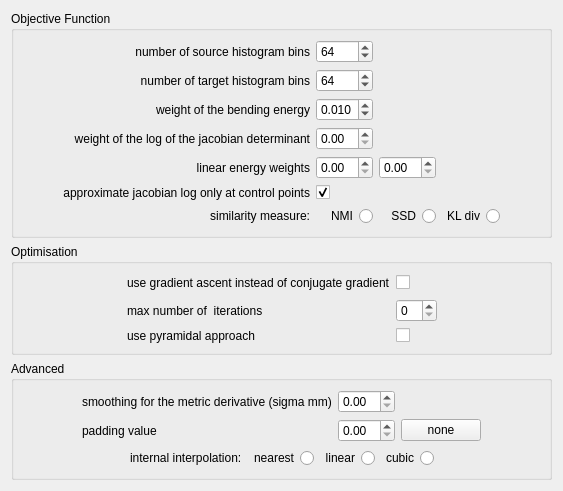
     <widget class="QWidget" name="tab">
      <attribute name="title">
       <string>Advanced Non-Rigid</string>
      </attribute>
      <layout class="QVBoxLayout" name="verticalLayout_20">
       <item>
        <widget class="QGroupBox" name="m_NonRigidObjectiveFunctionGroupBox">
         <property name="title">
          <string>Objective Function</string>
         </property>
         <layout class="QVBoxLayout" name="verticalLayout_9">
          <item>
           <layout class="QGridLayout" name="gridLayout_17">
            <property name="rightMargin">
             <number>0</number>
            </property>
            <property name="bottomMargin">
             <number>0</number>
            </property>
            <item row="0" column="1">
             <widget class="QLabel" name="m_NumberSourceHistogramBinsLabel">
              <property name="text">
               <string>number of source histogram bins</string>
              </property>
              <property name="alignment">
               <set>Qt::AlignRight|Qt::AlignTrailing|Qt::AlignVCenter</set>
              </property>
             </widget>
            </item>
            <item row="0" column="2">
             <widget class="QSpinBox" name="m_NumberSourceHistogramBinsSpinBox">
              <property name="minimum">
               <number>4</number>
              </property>
              <property name="maximum">
               <number>256</number>
              </property>
              <property name="value">
               <number>64</number>
              </property>
             </widget>
            </item>
            <item row="1" column="1">
             <widget class="QLabel" name="m_NumberTargetHistogramBinsLabel">
              <property name="text">
               <string>number of target histogram bins</string>
              </property>
              <property name="alignment">
               <set>Qt::AlignRight|Qt::AlignTrailing|Qt::AlignVCenter</set>
              </property>
             </widget>
            </item>
            <item row="1" column="2">
             <widget class="QSpinBox" name="m_NumberTargetHistogramBinsSpinBox">
              <property name="minimum">
               <number>4</number>
              </property>
              <property name="maximum">
               <number>256</number>
              </property>
              <property name="value">
               <number>64</number>
              </property>
             </widget>
            </item>
            <item row="2" column="1">
             <widget class="QLabel" name="m_WeightBendingEnergyLabel">
              <property name="text">
               <string>weight of the bending energy</string>
              </property>
              <property name="alignment">
               <set>Qt::AlignRight|Qt::AlignTrailing|Qt::AlignVCenter</set>
              </property>
             </widget>
            </item>
            <item row="2" column="2">
             <widget class="QDoubleSpinBox" name="m_WeightBendingEnergyDoubleSpinBox">
              <property name="decimals">
               <number>3</number>
              </property>
              <property name="maximum">
               <double>1.000000000000000</double>
              </property>
              <property name="singleStep">
               <double>0.010000000000000</double>
              </property>
              <property name="value">
               <double>0.010000000000000</double>
              </property>
             </widget>
            </item>
            <item row="3" column="1">
             <widget class="QLabel" name="m_WeightLogJacobianLabel">
              <property name="text">
               <string>weight of the log of the jacobian determinant</string>
              </property>
              <property name="alignment">
               <set>Qt::AlignRight|Qt::AlignTrailing|Qt::AlignVCenter</set>
              </property>
             </widget>
            </item>
            <item row="3" column="2">
             <widget class="QDoubleSpinBox" name="m_WeightLogJacobianDoubleSpinBox">
              <property name="maximum">
               <double>1.000000000000000</double>
              </property>
              <property name="singleStep">
               <double>0.100000000000000</double>
              </property>
             </widget>
            </item>
            <item row="4" column="1">
             <widget class="QLabel" name="m_LinearEnergyWeightsLabel">
              <property name="toolTip">
               <string extracomment="Linear Elasticity, 3 parameters weighted differently"/>
              </property>
              <property name="whatsThis">
               <string extracomment="Linear Elasticity, 3 parameters weighted differently"/>
              </property>
              <property name="text">
               <string>linear energy weights</string>
              </property>
              <property name="alignment">
               <set>Qt::AlignRight|Qt::AlignTrailing|Qt::AlignVCenter</set>
              </property>
             </widget>
            </item>
            <item row="4" column="2">
             <widget class="QDoubleSpinBox" name="m_LinearEnergyWeightsDoubleSpinBox_1">
              <property name="toolTip">
               <string extracomment="Squared member of the symmetric part of the Jacobian matrix: (dTx/dx)^2 + (dTy/dy)^2 + (dTz/dz)^2 + 1/2 * ( (dTx/dy+dTy/dx)^2 +  (dTx/dz+dTz/dx)^2 +  (dTy/dz+dTz/dy)^2 )"/>
              </property>
              <property name="whatsThis">
               <string extracomment="Squared member of the symmetric part of the Jacobian matrix: (dTx/dx)^2 + (dTy/dy)^2 + (dTz/dz)^2 + 1/2 * ( (dTx/dy+dTy/dx)^2 +  (dTx/dz+dTz/dx)^2 +  (dTy/dz+dTz/dy)^2 )"/>
              </property>
             </widget>
            </item>
            <item row="4" column="3">
             <widget class="QDoubleSpinBox" name="m_LinearEnergyWeightsDoubleSpinBox_2">
              <property name="toolTip">
               <string extracomment="Squared Eucliean distance of the displacement field D: (Dx)^2 + (Dy)^2 + (Dz)^2"/>
              </property>
              <property name="whatsThis">
               <string extracomment="Squared Eucliean distance of the displacement field D: (Dx)^2 + (Dy)^2 + (Dz)^2"/>
              </property>
             </widget>
            </item>
            <item row="5" column="1">
             <widget class="QLabel" name="m_ApproxJacobianLogLabel">
              <property name="text">
               <string>approximate jacobian log only at control points</string>
              </property>
              <property name="alignment">
               <set>Qt::AlignRight|Qt::AlignTrailing|Qt::AlignVCenter</set>
              </property>
             </widget>
            </item>
            <item row="5" column="2">
             <widget class="QCheckBox" name="m_ApproxJacobianLogCheckBox">
              <property name="text">
               <string/>
              </property>
              <property name="checked">
               <bool>true</bool>
              </property>
             </widget>
            </item>
            <item row="6" column="1">
             <widget class="QLabel" name="m_SimilarityLabel">
              <property name="layoutDirection">
               <enum>Qt::LeftToRight</enum>
              </property>
              <property name="text">
               <string>similarity measure:</string>
              </property>
              <property name="alignment">
               <set>Qt::AlignRight|Qt::AlignTrailing|Qt::AlignVCenter</set>
              </property>
             </widget>
            </item>
            <item row="6" column="2">
             <widget class="QRadioButton" name="m_SimilarityNMIRadioButton">
              <property name="layoutDirection">
               <enum>Qt::RightToLeft</enum>
              </property>
              <property name="text">
               <string>NMI</string>
              </property>
             </widget>
            </item>
            <item row="6" column="3">
             <widget class="QRadioButton" name="m_SimilaritySSDRadioButton">
              <property name="layoutDirection">
               <enum>Qt::RightToLeft</enum>
              </property>
              <property name="text">
               <string>SSD</string>
              </property>
             </widget>
            </item>
            <item row="6" column="4">
             <widget class="QRadioButton" name="m_SimilarityKLDivRadioButton">
              <property name="layoutDirection">
               <enum>Qt::RightToLeft</enum>
              </property>
              <property name="text">
               <string>KL div</string>
              </property>
             </widget>
            </item>
            <item row="0" column="0">
             <spacer name="horizontalSpacer_17">
              <property name="orientation">
               <enum>Qt::Horizontal</enum>
              </property>
              <property name="sizeHint" stdset="0">
               <size>
                <width>40</width>
                <height>20</height>
               </size>
              </property>
             </spacer>
            </item>
            <item row="6" column="5">
             <spacer name="horizontalSpacer_18">
              <property name="orientation">
               <enum>Qt::Horizontal</enum>
              </property>
              <property name="sizeHint" stdset="0">
               <size>
                <width>40</width>
                <height>20</height>
               </size>
              </property>
             </spacer>
            </item>
           </layout>
          </item>
         </layout>
        </widget>
       </item>
       <item>
        <widget class="QGroupBox" name="m_NonRigidOptimisationGroupBox">
         <property name="title">
          <string>Optimisation</string>
         </property>
         <layout class="QVBoxLayout" name="verticalLayout_11">
          <item>
           <layout class="QGridLayout" name="gridLayout_9">
            <property name="bottomMargin">
             <number>0</number>
            </property>
            <item row="0" column="1">
             <widget class="QLabel" name="m_UseSimpleGradientAscentLabel">
              <property name="text">
               <string>use gradient ascent instead of conjugate gradient</string>
              </property>
             </widget>
            </item>
            <item row="0" column="2">
             <widget class="QCheckBox" name="m_UseSimpleGradientAscentCheckBox">
              <property name="text">
               <string/>
              </property>
             </widget>
            </item>
            <item row="2" column="1">
             <widget class="QLabel" name="m_UsePyramidalLabel">
              <property name="layoutDirection">
               <enum>Qt::RightToLeft</enum>
              </property>
              <property name="text">
               <string>use pyramidal approach</string>
              </property>
             </widget>
            </item>
            <item row="2" column="2">
             <widget class="QCheckBox" name="m_UsePyramidalCheckBox">
              <property name="text">
               <string/>
              </property>
             </widget>
            </item>
            <item row="0" column="3">
             <spacer name="horizontalSpacer_4">
              <property name="orientation">
               <enum>Qt::Horizontal</enum>
              </property>
              <property name="sizeHint" stdset="0">
               <size>
                <width>40</width>
                <height>20</height>
               </size>
              </property>
             </spacer>
            </item>
            <item row="1" column="1">
             <widget class="QLabel" name="m_NonRigidIterationsMaxLabel">
              <property name="layoutDirection">
               <enum>Qt::RightToLeft</enum>
              </property>
              <property name="text">
               <string>max number of  iterations</string>
              </property>
             </widget>
            </item>
            <item row="1" column="2">
             <widget class="QSpinBox" name="m_NonRigidIterationsMaxSpinBox"/>
            </item>
            <item row="0" column="0">
             <spacer name="horizontalSpacer_19">
              <property name="orientation">
               <enum>Qt::Horizontal</enum>
              </property>
              <property name="sizeHint" stdset="0">
               <size>
                <width>40</width>
                <height>20</height>
               </size>
              </property>
             </spacer>
            </item>
           </layout>
          </item>
         </layout>
        </widget>
       </item>
       <item>
        <widget class="QGroupBox" name="m_NonRigidAdvancedGroupBox">
         <property name="title">
          <string>Advanced</string>
         </property>
         <layout class="QVBoxLayout" name="verticalLayout_3">
          <item>
           <layout class="QGridLayout" name="gridLayout_14">
            <item row="0" column="1">
             <widget class="QLabel" name="m_SmoothingMetricLabel">
              <property name="text">
               <string>smoothing for the metric derivative (sigma mm)</string>
              </property>
             </widget>
            </item>
            <item row="0" column="2">
             <widget class="QDoubleSpinBox" name="m_SmoothingMetricDoubleSpinBox">
              <property name="maximum">
               <double>50.000000000000000</double>
              </property>
             </widget>
            </item>
            <item row="1" column="1">
             <widget class="QLabel" name="m_WarpedPaddingValueLabel">
              <property name="text">
               <string>padding value</string>
              </property>
             </widget>
            </item>
            <item row="1" column="2">
             <widget class="QDoubleSpinBox" name="m_WarpedPaddingValueDoubleSpinBox"/>
            </item>
            <item row="1" column="3">
             <widget class="QPushButton" name="m_WarpedPaddingValuePushButton">
              <property name="text">
               <string>none</string>
              </property>
             </widget>
            </item>
            <item row="1" column="4">
             <spacer name="horizontalSpacer_5">
              <property name="orientation">
               <enum>Qt::Horizontal</enum>
              </property>
              <property name="sizeHint" stdset="0">
               <size>
                <width>40</width>
                <height>20</height>
               </size>
              </property>
             </spacer>
            </item>
            <item row="0" column="0">
             <spacer name="horizontalSpacer_20">
              <property name="orientation">
               <enum>Qt::Horizontal</enum>
              </property>
              <property name="sizeHint" stdset="0">
               <size>
                <width>40</width>
                <height>20</height>
               </size>
              </property>
             </spacer>
            </item>
           </layout>
          </item>
          <item>
           <layout class="QHBoxLayout" name="horizontalLayout_13">
            <property name="bottomMargin">
             <number>0</number>
            </property>
            <item>
             <spacer name="horizontalSpacer_31">
              <property name="orientation">
               <enum>Qt::Horizontal</enum>
              </property>
              <property name="sizeHint" stdset="0">
               <size>
                <width>40</width>
                <height>20</height>
               </size>
              </property>
             </spacer>
            </item>
            <item>
             <widget class="QLabel" name="m_NonRigidInterpolationLabel">
              <property name="text">
               <string>internal interpolation:</string>
              </property>
             </widget>
            </item>
            <item>
             <widget class="QRadioButton" name="m_NonRigidNearestInterpolationRadioButton">
              <property name="layoutDirection">
               <enum>Qt::RightToLeft</enum>
              </property>
              <property name="text">
               <string>nearest</string>
              </property>
             </widget>
            </item>
            <item>
             <widget class="QRadioButton" name="m_NonRigidLinearInterpolationRadioButton">
              <property name="layoutDirection">
               <enum>Qt::RightToLeft</enum>
              </property>
              <property name="text">
               <string>linear</string>
              </property>
             </widget>
            </item>
            <item>
             <widget class="QRadioButton" name="m_NonRigidCubicInterpolationRadioButton">
              <property name="layoutDirection">
               <enum>Qt::RightToLeft</enum>
              </property>
              <property name="text">
               <string>cubic</string>
              </property>
             </widget>
            </item>
            <item>
             <spacer name="horizontalSpacer_32">
              <property name="orientation">
               <enum>Qt::Horizontal</enum>
              </property>
              <property name="sizeHint" stdset="0">
               <size>
                <width>40</width>
                <height>20</height>
               </size>
              </property>
             </spacer>
            </item>
           </layout>
          </item>
         </layout>
        </widget>
       </item>
      </layout>
     </widget>
